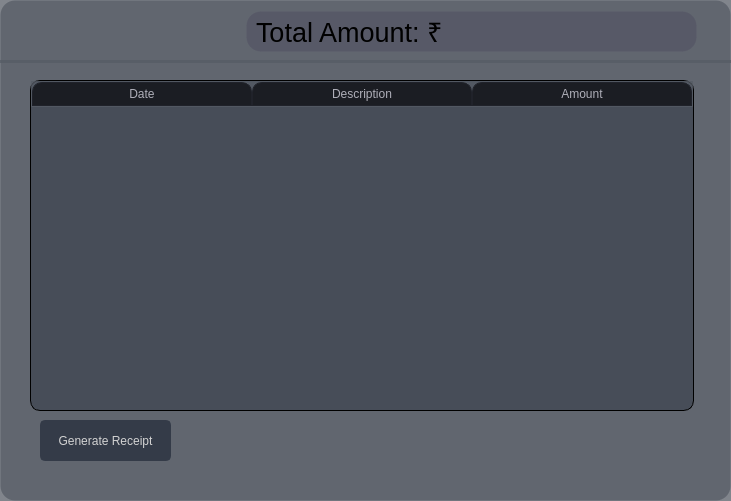
    <widget class="QWidget" name="SubBillingPage" native="true">
     <property name="geometry">
      <rect>
       <x>50</x>
       <y>10</y>
       <width>731</width>
       <height>501</height>
      </rect>
     </property>
     <property name="styleSheet">
      <string notr="true">border:1px solid;
border-color:transparent;
border-radius:15px;
background-color:rgba(86, 91, 100, 190);
border-shadow:1px</string>
     </property>
     <widget class="Line" name="BillingDiv">
      <property name="geometry">
       <rect>
        <x>0</x>
        <y>60</y>
        <width>731</width>
        <height>3</height>
       </rect>
      </property>
      <property name="orientation">
       <enum>Qt::Horizontal</enum>
      </property>
     </widget>
     <widget class="QPushButton" name="ReceiptGen">
      <property name="geometry">
       <rect>
        <x>40</x>
        <y>420</y>
        <width>131</width>
        <height>41</height>
       </rect>
      </property>
      <property name="palette">
       <palette>
        <active>
         <colorrole role="WindowText">
          <brush brushstyle="SolidPattern">
           <color alpha="255">
            <red>210</red>
            <green>210</green>
            <blue>210</blue>
           </color>
          </brush>
         </colorrole>
         <colorrole role="Button">
          <brush brushstyle="SolidPattern">
           <color alpha="255">
            <red>52</red>
            <green>59</green>
            <blue>72</blue>
           </color>
          </brush>
         </colorrole>
         <colorrole role="Text">
          <brush brushstyle="SolidPattern">
           <color alpha="255">
            <red>210</red>
            <green>210</green>
            <blue>210</blue>
           </color>
          </brush>
         </colorrole>
         <colorrole role="ButtonText">
          <brush brushstyle="SolidPattern">
           <color alpha="255">
            <red>210</red>
            <green>210</green>
            <blue>210</blue>
           </color>
          </brush>
         </colorrole>
         <colorrole role="Base">
          <brush brushstyle="SolidPattern">
           <color alpha="255">
            <red>52</red>
            <green>59</green>
            <blue>72</blue>
           </color>
          </brush>
         </colorrole>
         <colorrole role="Window">
          <brush brushstyle="SolidPattern">
           <color alpha="255">
            <red>52</red>
            <green>59</green>
            <blue>72</blue>
           </color>
          </brush>
         </colorrole>
         <colorrole role="PlaceholderText">
          <brush brushstyle="SolidPattern">
           <color alpha="128">
            <red>0</red>
            <green>0</green>
            <blue>0</blue>
           </color>
          </brush>
         </colorrole>
        </active>
        <inactive>
         <colorrole role="WindowText">
          <brush brushstyle="SolidPattern">
           <color alpha="255">
            <red>210</red>
            <green>210</green>
            <blue>210</blue>
           </color>
          </brush>
         </colorrole>
         <colorrole role="Button">
          <brush brushstyle="SolidPattern">
           <color alpha="255">
            <red>52</red>
            <green>59</green>
            <blue>72</blue>
           </color>
          </brush>
         </colorrole>
         <colorrole role="Text">
          <brush brushstyle="SolidPattern">
           <color alpha="255">
            <red>210</red>
            <green>210</green>
            <blue>210</blue>
           </color>
          </brush>
         </colorrole>
         <colorrole role="ButtonText">
          <brush brushstyle="SolidPattern">
           <color alpha="255">
            <red>210</red>
            <green>210</green>
            <blue>210</blue>
           </color>
          </brush>
         </colorrole>
         <colorrole role="Base">
          <brush brushstyle="SolidPattern">
           <color alpha="255">
            <red>52</red>
            <green>59</green>
            <blue>72</blue>
           </color>
          </brush>
         </colorrole>
         <colorrole role="Window">
          <brush brushstyle="SolidPattern">
           <color alpha="255">
            <red>52</red>
            <green>59</green>
            <blue>72</blue>
           </color>
          </brush>
         </colorrole>
         <colorrole role="PlaceholderText">
          <brush brushstyle="SolidPattern">
           <color alpha="128">
            <red>210</red>
            <green>210</green>
            <blue>210</blue>
           </color>
          </brush>
         </colorrole>
        </inactive>
        <disabled>
         <colorrole role="WindowText">
          <brush brushstyle="SolidPattern">
           <color alpha="255">
            <red>210</red>
            <green>210</green>
            <blue>210</blue>
           </color>
          </brush>
         </colorrole>
         <colorrole role="Button">
          <brush brushstyle="SolidPattern">
           <color alpha="255">
            <red>52</red>
            <green>59</green>
            <blue>72</blue>
           </color>
          </brush>
         </colorrole>
         <colorrole role="Text">
          <brush brushstyle="SolidPattern">
           <color alpha="255">
            <red>210</red>
            <green>210</green>
            <blue>210</blue>
           </color>
          </brush>
         </colorrole>
         <colorrole role="ButtonText">
          <brush brushstyle="SolidPattern">
           <color alpha="255">
            <red>210</red>
            <green>210</green>
            <blue>210</blue>
           </color>
          </brush>
         </colorrole>
         <colorrole role="Base">
          <brush brushstyle="SolidPattern">
           <color alpha="255">
            <red>52</red>
            <green>59</green>
            <blue>72</blue>
           </color>
          </brush>
         </colorrole>
         <colorrole role="Window">
          <brush brushstyle="SolidPattern">
           <color alpha="255">
            <red>52</red>
            <green>59</green>
            <blue>72</blue>
           </color>
          </brush>
         </colorrole>
         <colorrole role="PlaceholderText">
          <brush brushstyle="SolidPattern">
           <color alpha="128">
            <red>0</red>
            <green>0</green>
            <blue>0</blue>
           </color>
          </brush>
         </colorrole>
        </disabled>
       </palette>
      </property>
      <property name="styleSheet">
       <string notr="true">QPushButton {
	border: 2px solid rgb(52, 59, 72);
	border-radius: 5px;	
	background-color: rgb(52, 59, 72);
}
QPushButton:hover {
	background-color: rgb(57, 65, 80);
	border: 2px solid rgb(61, 70, 86);
}
QPushButton:pressed {	
	background-color: rgb(35, 40, 49);
	border: 2px solid rgb(43, 50, 61);
}</string>
      </property>
      <property name="text">
       <string>Generate Receipt</string>
      </property>
      <property name="icon">
       <iconset>
        <normaloff>icons/cil-print.png</normaloff>icons/cil-print.png</iconset>
      </property>
      <property name="iconSize">
       <size>
        <width>29</width>
        <height>29</height>
       </size>
      </property>
     </widget>
     <widget class="QTableWidget" name="DetailReceipt">
      <property name="geometry">
       <rect>
        <x>30</x>
        <y>80</y>
        <width>664</width>
        <height>331</height>
       </rect>
      </property>
      <property name="palette">
       <palette>
        <active>
         <colorrole role="Button">
          <brush brushstyle="SolidPattern">
           <color alpha="150">
            <red>52</red>
            <green>59</green>
            <blue>72</blue>
           </color>
          </brush>
         </colorrole>
         <colorrole role="Base">
          <brush brushstyle="NoBrush">
           <color alpha="255">
            <red>0</red>
            <green>0</green>
            <blue>0</blue>
           </color>
          </brush>
         </colorrole>
         <colorrole role="Window">
          <brush brushstyle="SolidPattern">
           <color alpha="150">
            <red>52</red>
            <green>59</green>
            <blue>72</blue>
           </color>
          </brush>
         </colorrole>
        </active>
        <inactive>
         <colorrole role="Button">
          <brush brushstyle="SolidPattern">
           <color alpha="150">
            <red>52</red>
            <green>59</green>
            <blue>72</blue>
           </color>
          </brush>
         </colorrole>
         <colorrole role="Base">
          <brush brushstyle="NoBrush">
           <color alpha="255">
            <red>0</red>
            <green>0</green>
            <blue>0</blue>
           </color>
          </brush>
         </colorrole>
         <colorrole role="Window">
          <brush brushstyle="SolidPattern">
           <color alpha="150">
            <red>52</red>
            <green>59</green>
            <blue>72</blue>
           </color>
          </brush>
         </colorrole>
        </inactive>
        <disabled>
         <colorrole role="Button">
          <brush brushstyle="SolidPattern">
           <color alpha="150">
            <red>52</red>
            <green>59</green>
            <blue>72</blue>
           </color>
          </brush>
         </colorrole>
         <colorrole role="Base">
          <brush brushstyle="NoBrush">
           <color alpha="255">
            <red>0</red>
            <green>0</green>
            <blue>0</blue>
           </color>
          </brush>
         </colorrole>
         <colorrole role="Window">
          <brush brushstyle="SolidPattern">
           <color alpha="150">
            <red>52</red>
            <green>59</green>
            <blue>72</blue>
           </color>
          </brush>
         </colorrole>
        </disabled>
       </palette>
      </property>
      <property name="styleSheet">
       <string notr="true">QTableWidget{
background-color: rgba(52, 59, 72,150);
border:1px solid;
border-radius:10px;
}
/*QHeaderView::section{
background-color:rgb(86, 98, 120);
border:1px solid;
border-radius:10px
}*/

QTableWidget QTableCornerButton::section {
background-color:rgb(85, 90, 100,190);
}
QScrollBar{
	border:1px transparent;
    background:rgb(52, 59, 72);
    margin: 0px 21px 0 21px;

   /* margin: 10px 0 10px 0;*/
	border-radius:8px;
 }
 QScrollBar::add-page, QScrollBar::sub-page
 {
     background: none;
 }
QScrollBar::add-line{
      border: none;
      background: none;
}

QScrollBar::sub-line {
      border: none;
      background: none;
}
QScrollBar::handle {
	border:1px solid;
	border-color:rgb(105, 180, 255);
    background:rgb(105, 180, 255);
	border-radius: 8px;
 }
QTableWidget::horizontalHeader {	
	background-color: rgb(81, 255, 0);
}
QTableWidget::item:selected{
	background-color: rgb(85, 170, 255);
}
QHeaderView::section:horizontal
{
    border: 1px solid rgb(32, 34, 42);
	background-color: rgb(27, 29, 35);
	padding: 3px;
	color:rgb(175, 175, 185);
	border-top-left-radius: 10px;
    border-top-right-radius: 10px;
}
</string>
      </property>
      <property name="dragDropOverwriteMode">
       <bool>false</bool>
      </property>
      <property name="alternatingRowColors">
       <bool>true</bool>
      </property>
      <attribute name="horizontalHeaderDefaultSectionSize">
       <number>220</number>
      </attribute>
      <column>
       <property name="text">
        <string>Date</string>
       </property>
      </column>
      <column>
       <property name="text">
        <string>Description</string>
       </property>
      </column>
      <column>
       <property name="text">
        <string>Amount</string>
       </property>
      </column>
     </widget>
     <widget class="QLabel" name="TotalAmount">
      <property name="geometry">
       <rect>
        <x>246</x>
        <y>11</y>
        <width>451</width>
        <height>41</height>
       </rect>
      </property>
      <property name="font">
       <font>
        <pointsize>20</pointsize>
       </font>
      </property>
      <property name="styleSheet">
       <string notr="true">background-color:rgba(85, 85, 101,190);
padding:2px</string>
      </property>
      <property name="text">
       <string>Total Amount: ₹</string>
      </property>
     </widget>
    </widget>
